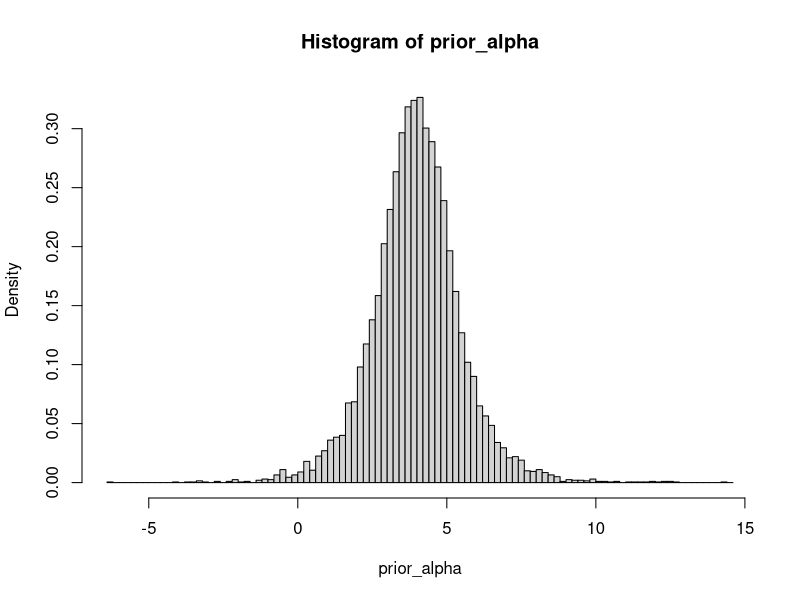
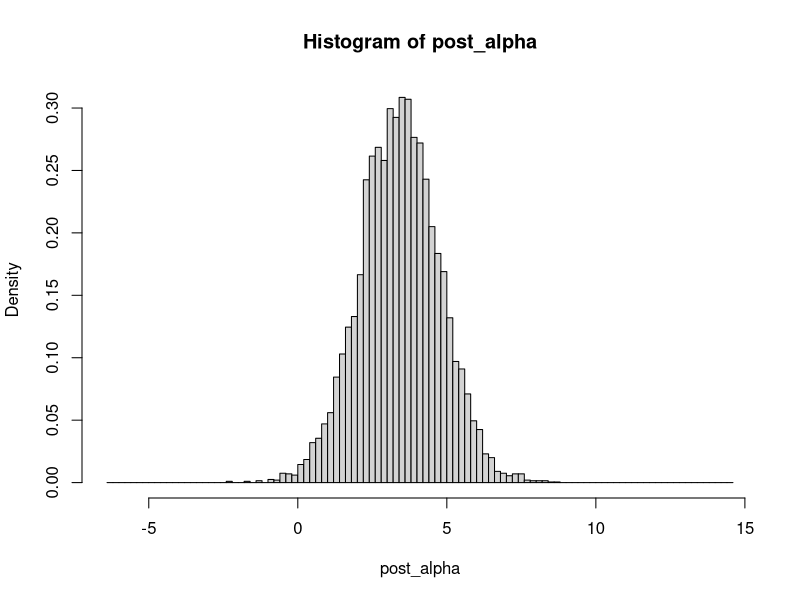

The R source for these figures, in order: (Note: this script raises an error after producing the figures.)
# QUALITATIVE factors edition
#############################################################
# Part 0: Data Input and Sufficient Statistics Computations #
#############################################################

# libraries
library(MASS) # for mvnorm
library(plyr) # for rounding

# setting the seed so that computations can be repeated provided all relevant Parts are run consecutively
set.seed(1)

########################################################################################
#A Here is the code to generate some test data. Inputting data: TBA.                   #

l = c(2, 3) # input the number of levels per factor
m = length(l) # the number of factors.

k = prod(l) # letting this denote the possible number of combinations between the crossed factors 
n_vector = c(5, 5, 5, 5, 5, 5) # the size of n should be equal to k (if factors are crossed) 
n = sum(n_vector)
# If not, there's a problem.

# Generating Y (for testing purposes)

mu = c(2, 4, 6, 8, 10, 12)
Y = numeric(n)
for(i in 1:k){
  if(i == 1){
    Y[1:n[i]] = rnorm(n_vector[i], mean = mu[i], sd = 2)
  } else {
    Y[(cumsum(n_vector)[i-1]+1):cumsum(n_vector)[i]] = rnorm(n_vector[i], mean = mu[i], sd = 2)
  }
}

################################################################################
# Here is the code for computing X given the information above                 #
################################################################################

qual_generate_X = function(n_vector){
  #' Given the sample size per each combination, generates the X matrix.
  #' @param n a vector, which is the sample size per combination.
  #' @examples
  #' > qual_generate_X(c(1, 2, 1, 4))
  #'      [,1] [,2] [,3] [,4]
  #' [1,]    1    0    0    0
  #' [2,]    0    1    0    0
  #' [3,]    0    1    0    0
  #' [4,]    0    0    1    0
  #' [5,]    0    0    0    1
  #' [6,]    0    0    0    1
  #' [7,]    0    0    0    1
  #' [8,]    0    0    0    1
  X = matrix(0, nrow = length(n_vector), ncol = sum(n_vector))
  
  for(i in 1:length(n_vector)) {
    if(i == 1) {
      X[i, 1:n_vector[i]] = 1
    } else {
      start_idx = cumsum(n_vector)[i-1] + 1
      end_idx = cumsum(n_vector)[i]
      X[i, start_idx:end_idx] = 1
    }
  }
  return(t(X))
}

X = qual_generate_X(n_vector)

################################################################################
# Here is the code to compute the minimal sufficient statistics                #
################################################################################

qual_Y_metrics = function(X, Y){
  #' Given the values of the Y vector and the X matrix, computes the minimal
  #' sufficient statistics (b, s^2, and C).
  #' @param X a matrix.
  #' @param Y a vector containing the data.
  #' @param m represents the number of factors.
  #' @param l a vector that contains the number of levels per factor.
  b = solve(t(X) %*% X) %*% t(X) %*% Y
  s_2 = t(Y - X %*% b) %*% (Y - X %*% b)
  C = 1
  for(i in 1:m){
    Ci = cbind(rep(1, l[i]), contr.helmert(l[i])) # dropped the normalization
    C = C %x% Ci # kronecker product
  }
  newlist = list("b" = b, "s_2" = s_2, "C" = C)
  return(newlist)
}

results = qual_Y_metrics(X, Y)

b = results$b
s_2 = results$s_2
C = results$C

#####################################
# Part 1: Elicitation of the Prior  #
#####################################

# Here is the code to input for the elicitation manually #

p=1 # this is set
gamma = 0.99
s1 = c(1)
s2 = c(7)
lower_bd = c(0)
upper_bd = c(50)

m1 = c(0, 2, 4, 6, 8, 10)
m2 = c(4, 6, 8, 10, 12, 14)

elicit_prior_sigma_function = function(p, gamma, s1, s2, upper_bd, lower_bd){
  #' 1/sigma^2 ~ gamma(alpha01, alpha02). Here, we elicit the prior for sigma.
  #' We specify s1, s2 such that s1 <= sigma * z_{(1+gamma)/2} <= s2
  #' Then the values alpha01, alpha02 are solved for:
  #' Gamma(alpha01, 1, alpha02 * z^{2}_{(1+p)/2}/s^{2}_{1}) = (1+gamma)/2
  #' Gamma(alpha01, 1, alpha02 * z^{2}_{(1+p)/2}/s^{2}_{2}) = (1-gamma)/2
  #' Using the bisection method.
  #' @param p represents the number of dimensions.
  #' @param gamma represents the virtual certainty.
  sigmabounds_of_interest = list(s1, s2, upper_bd, lower_bd)
  for(i in sigmabounds_of_interest){
    if(length(i) != p){return("Error: there is a vector that doesn't have length p.")}
  }
  
  gam = (1+gamma)/2
  z0 = qnorm(gam,0,1)
  upbdinvsigma2 = (z0/s1)**2 
  lwbdinvsigma2 = (z0/s2)**2 
  
  alpha01 = numeric(p) 
  alpha02 = numeric(p)
  
  for(j in 1:p){
    # iterate until prob content of s1<= sigma*z0 <= s2 is within eps of p 
    eps = .0001
    maxits = 100
    alphalow = lower_bd[j]
    alphaup = upper_bd[j]
    for (i in 1:maxits){
      alpha = (alphalow + alphaup)/2
      beta = qgamma(gam, alpha, 1)/upbdinvsigma2[j]
      test = pgamma(beta*lwbdinvsigma2[j], alpha, 1)
      if (abs(test-(1-gam)) <= eps) { break }
      if (test < 1 - gam) { alphaup = alpha} 
      else if (test > 1 - gam) { alphalow = alpha }
    }
    alpha01[j] = alpha
    alpha02[j] = beta
  }
  
  newlist = list("lwbdinvsigma2" = lwbdinvsigma2, "upbdinvsigma2" = upbdinvsigma2, 
                 "alpha01" = alpha01, "alpha02" = alpha02, 
                 "z0" = z0, "s1" = s1, "s2" = s2)
  return(newlist)
}

elicit_prior_beta0_function = function(p, gamma, m1, m2, alpha01, alpha02){
  #' We elicit the prior for beta0 and lambda0.
  #' @param p represents the number of dimensions.
  #' @param gamma represents the virtual certainty.
  #' @param m1 represents the lower bound for beta0.
  #' @param m2 represents the upper bound for beta0.
  #' @param alpha01 a vector generated from sigma, along with alpha02.
  
  beta0 = (m1 + m2)/2 
  gam = (1+gamma)/2
  lambda0 = (m2 - m1)/(2 * sqrt(alpha02/alpha01) * qt(gam, df = 2 * alpha01))
  
  newlist = list("beta0" = beta0, "lambda0" = lambda0, "m1" = m1, "m2" = m2)
  return(newlist)
}

prior_sigma_vals = elicit_prior_sigma_function(p, gamma, s1, s2, upper_bd, lower_bd)

prior_sigma_vals

alpha01 = prior_sigma_vals$alpha01
alpha02 = prior_sigma_vals$alpha02

z0 = prior_sigma_vals$z0 # this is the (1+gamma)/2 quantile of the standard normal dist.

lwbdinvsigma2 = prior_sigma_vals$lwbdinvsigma2 # This is (z0/s2)^2
upbdinvsigma2 = prior_sigma_vals$upbdinvsigma2 # This is (z0/s1)^2

prior_beta0_vals = elicit_prior_beta0_function(p, gamma, m1, m2, alpha01, alpha02)

lambda0 = prior_beta0_vals$lambda0
beta0 = prior_beta0_vals$beta0

###################################
# Part 2: Sampling from the prior #
###################################

# Nprior = size of sample from the prior

Nprior = 10000

qual_sample_prior = function(Nprior, k, alpha01, alpha02, beta0, lambda0){
  #' This generates a sample of Nprior from the prior on N(mu, Sigma).
  #' @param Nprior represents the Monte Carlo sample size.
  #' @param k represents the number of possible combinations between the factors.
  #' The values of alpha01, alpha02, beta0, and lambda0 are from the prior elicitation.
  prior_sigma_2_vector = rep(0, Nprior)
  prior_beta_matrix = matrix(NA, nrow = Nprior, ncol = k)
  for(i in 1:Nprior){
    prior_sigma_2_vector[i] = 1/(rgamma(1, alpha01, alpha02))
    prior_Sigma = diag(lambda0 * prior_sigma_2_vector[i])
    prior_beta_matrix[i,] = mvrnorm(mu = beta0, Sigma = prior_Sigma)
  }
  newlist = list("prior_sigma_2_vector" = prior_sigma_2_vector,
                 "prior_beta_matrix" = prior_beta_matrix)
  return(newlist)
}

sample_prior_vals = qual_sample_prior(Nprior = Nprior, k = k, alpha01 = alpha01, 
                                      alpha02 = alpha02, beta0 = beta0, lambda0 = lambda0)

prior_sigma_2_vector = sample_prior_vals$prior_sigma_2_vector
prior_beta_matrix = sample_prior_vals$prior_beta_matrix


#######################################
# Part 3: Sampling from the posterior #
#######################################

# Npost = size of sample from the posterior

Npost = 10000 # change this later

qual_sample_post = function(Npost, X, k, n, alpha01, alpha02, lambda0, beta0, b, s_2){
  #' This generates a sample of Npost from the posterior on N(mu, Sigma).
  #' @param Npost represents the Monte Carlo sample size.
  #' @param k represents the number of possible combinations between the factors.
  #' @param n represents the total sample size.
  #' The values of alpha01, alpha02, and beta0 are from the prior elicitation.
  #' The values of b and s_2 are computed from the minimal sufficient statistic.
  Lambda0 = diag(lambda0)
  inv_L0 = diag(1/lambda0)
  
  side_eqn = solve(Lambda0 + solve(t(X) %*% X))
  alpha02_y = alpha02 + s_2/2 + (t(b - beta0) %*% side_eqn %*% (b - beta0))/2
  
  Sigma_y = solve(t(X) %*% X + solve(Lambda0))
  beta_y = solve(t(X) %*% X + inv_L0) %*% (t(X) %*% X %*% b + inv_L0 %*% beta0)
  
  post_sigma_2_vector = rep(0, Npost)
  post_beta_matrix = matrix(NA, nrow = Npost, ncol = k)
  
  for(i in 1:Npost){
    post_sigma_2 = 1/rgamma(1, n/2 + alpha01, alpha02_y)
    post_sigma_2_vector[i] = post_sigma_2
    post_beta_matrix[i,] = mvrnorm(mu = beta_y, Sigma = post_sigma_2 * Sigma_y)
  }
  newlist = list("post_sigma_2_vector" = post_sigma_2_vector,
                 "post_beta_matrix" = post_beta_matrix)
  return(newlist)
}

sample_post_vals = qual_sample_post(Npost = Npost, X = X, k = k, n = n, alpha01 = alpha01, 
                                    alpha02 = alpha02, lambda0 = lambda0, 
                                    beta0 = beta0, b = b, s_2 = s_2)

post_sigma_2_vector = sample_post_vals$post_sigma_2_vector
post_beta_matrix = sample_post_vals$post_beta_matrix

#######################################
# Part 4: Relative Belief Ratio       #
#######################################

# SINCE l = c(2, 3) we have the following order:
# a11, a12, a21, a22, a31, a32

# Here, if the contrast is going to be from the C matrix generated from the minimal sufficient
# statistics. 

col_num = 2
contrast = C[,col_num] 

# Here is where you can manually write the contrasts - ensure it is the same size as k.
#contrast = c(1, 0, 0, 0, 0, 0)

prior_alpha = (t(contrast) %*% t(prior_beta_matrix))
post_alpha = (t(contrast) %*% t(post_beta_matrix))

smoother_function = function(alpha_density, counts, smoother){
  #' A helper function that makes a smoothed plot of the density of alpha.
  #' @param alpha_density a vector containing the density of the histogram alpha values.
  #' @param counts the counts associated with the histogram.
  #' @param smoother an odd number of points to average prior density values.
  #' 
  alpha_dens_smoothed = alpha_density
  numcells = length(counts)
  halfm = (smoother-1)/2
  for(i in (1+halfm):(numcells-halfm)){
    sum = 0
    for (j in (-halfm):halfm){
      sum = sum + alpha_density[i+j]
    }
    alpha_dens_smoothed[i]=sum/smoother 
  }
  return(alpha_dens_smoothed)
}

alpha_plot_vals = function(Nmontecarlo, delta = 0.5, smoother = c(7, 7),
                           prior_alpha, post_alpha){
  #' Obtains the smoothed plot of the density of alpha for both the prior and the posterior.
  #' @param Nprior represents the Monte Carlo sample size used for the prior.
  #' @param smoother a vector containing an odd number of points to average prior density values.
  #' The first value is associated for the prior and the second is for the posterior.
  #' @param prior_alpha the vector containing the prior alpha values.
  #' @param post_alpha the vector containing the posterior alpha values.
  
  lower_bd = round_any(min(prior_alpha, post_alpha), accuracy = 0.1, f = floor)
  upper_bd = round_any(max(prior_alpha, post_alpha), accuracy = 0.1, f = ceiling)
  
  breaks = seq(lower_bd, upper_bd, by = delta)
  if(breaks[length(breaks)] <= upper_bd){
    breaks = c(breaks, breaks[length(breaks)] + delta)
  }
  
  prior_alpha_hist = hist(prior_alpha, breaks, freq = F)
  alpha_mids = prior_alpha_hist$mids
  post_alpha_hist = hist(post_alpha, breaks, freq = F)
  
  prior_alpha_dens_smoothed = smoother_function(prior_alpha_hist$density, 
                                                prior_alpha_hist$counts, 
                                                smoother[1])
  post_alpha_dens_smoothed = smoother_function(post_alpha_hist$density , 
                                               post_alpha_hist$counts, 
                                               smoother[2])
  
  newlist = list("alpha_mids" = alpha_mids, "prior_alpha_dens" = prior_alpha_hist$density,
                 "prior_alpha_dens_smoothed" = prior_alpha_dens_smoothed,
                 "post_alpha_dens" = post_alpha_hist$density,
                 "post_alpha_dens_smoothed" = post_alpha_dens_smoothed,
                 "breaks" = breaks)
  return(newlist)
}

alpha_hist_vals = alpha_plot_vals(Nmontecarlo = Nprior, delta = 0.2, smoother = c(1, 1),
                       prior_alpha = prior_alpha, post_alpha = post_alpha)

prior_alpha_dens_smoothed = alpha_hist_vals$prior_alpha_dens_smoothed
hist_breaks = alpha_hist_vals$breaks
post_alpha_dens_smoothed = alpha_hist_vals$post_alpha_dens_smoothed

rbr_alpha = function(prior_alpha_dens_smoothed, post_alpha_dens_smoothed, breaks){
  #' Obtain the relative belief ratio of psi based off of the prior and posterior values.
  #' @param prior_alpha_dens_smoothed represents the prior alpha values.
  #' @param post_alpha_dens_smoothed represents the posterior alpha values.
  #' @param breaks represents the breaks of the histogram.
  
  # Only need to focus on the max value due to endpoints
  numcells = length(breaks)-1
  RB_alpha = rep(0, numcells)
  for (i in 1:numcells){
    if (prior_alpha_dens_smoothed[i] != 0){
      RB_alpha[i] = post_alpha_dens_smoothed[i]/prior_alpha_dens_smoothed[i]}
  }
  # getting the midpoints for rbr
  comp_delta = diff(breaks)[1]
  half_delta = comp_delta/2
  RB_mids = seq(from = breaks[1] + half_delta, 
                to = breaks[length(breaks)] - half_delta, 
                by = comp_delta)
  
  newlist = list("RB_mids" = RB_mids, "RB_alpha" = RB_alpha)
  return(newlist)
}

rbr_alpha_vals = rbr_alpha(prior_alpha_dens_smoothed, post_alpha_dens_smoothed, 
                           breaks = hist_breaks)

# Estimations for Psi ##########################################

# May need to change the name of the function arguments, but these are the same
# functions as they were for the other case.
plausible_region_est = function(prior_psi_mids, RB_psi, post_psi_dens_smoothed,
                                delta_psi){
  # estimating plausible region
  plaus_region = ifelse(RB_psi > 1, prior_psi_mids, 0)
  
  # getting the interval instead
  nonzero_values = plaus_region[plaus_region != 0]
  plaus_interval = c(nonzero_values[1], nonzero_values[length(nonzero_values)])
  
  # getting the posterior content of the plausible region
  plaus_content = 0
  for(i in 1:length(prior_psi_mids)){
    if(RB_psi[i] > 1){
      plaus_content = plaus_content + post_psi_dens_smoothed[i]
    }
  }
  plaus_content = plaus_content * delta_psi
  
  newlist = list("plaus_region" = plaus_region,
                 "plaus_interval" = plaus_interval,
                 "plaus_content" = plaus_content)
  return(newlist)
}

RBest = rbr_alpha_vals$RB_mids[which.max(rbr_alpha_vals$RB_alpha)]
cat("RB estimate of psi = ", RBest,"\n")

plausible_region_est(prior_psi_mids = rbr_alpha_vals$RB_mids, 
                     RB_psi = rbr_alpha_vals$RB_alpha, 
                     post_psi_dens_smoothed = post_alpha_dens_smoothed, 
                     delta_psi = 0.5)

psi_hypothesis_test = function(psi_0 = -2, prior_psi_mids, RB_psi, post_psi_dens_smoothed,
                               delta_psi){
  
  psi_0_index = which.min(abs(prior_psi_mids - psi_0))
  
  # evidence for or against psi0
  if(RB_psi[psi_0_index] > 1){
    psi_message = paste("RB of psi_0 = ",RB_psi[psi_0_index]," so there is evidence in favor of H_0 : psi = ",
                        psi_0, sep ="")
  }
  else if(RB_psi[psi_0_index] < 1){
    psi_message = paste("RB of psi_0 = ", RB_psi[psi_0_index]," so there is evidence against H_0 : psi = ",
                        psi_0, sep = "")
  }
  else if(RB_psi[psi_0_index] == 1){
    psi_message = paste("RB of psi_0 = ", RB_psi[psi_0_index],
                        " so there is no evidence either in favor of or against H_0 : psi = ",
                        psi_0, sep = "")
  }
  
  # compute the evidence concerning strength H_0 : psi = psi_0
  indices = which(RB_psi <= RB_psi[psi_0_index])
  # Compute the strength
  strength_psi_0 = sum(post_psi_dens_smoothed[indices]) * delta_psi
  strength_msg = paste("Strength of the evidence concerning H_0 : psi = psi_0 is given by ", strength_psi_0, sep = "")
  
  newlist = list("psi_message" = psi_message, "indices" = indices, "strength_message" = strength_msg)
  
  return(newlist)
}

psi_hypothesis_test(psi_0 = 0, 
                    prior_psi_mids = rbr_alpha_vals$RB_mids, 
                    RB_psi = rbr_alpha_vals$RB_alpha, 
                    post_psi_dens_smoothed = post_alpha_dens_smoothed,
                    delta_psi = 0.5)






# remove the custom plots below.


psi_cust_plot = function(grid, density, colour_choice = "red",
                         lty_type = 2, transparency = 0.4, plot_title = "Prior",
                         plot_object = "$\\psi$", xlim_min = -10, xlim_max = 10){
  # TODO: implement col_num (column number) later.
  #' Creates a density plot, used for the prior, posterior, and relative belief ratio for psi.
  #' @param grid vector containing the x-axis values which corresponds to the density.
  #' @param density vector containing the density values.
  #' @param colour_choice the colour used for the line.
  #' @param lty_type the line type used for the plot (same values as base R plotting).
  #' @param transparency transparency percentage for the area of the density plot. 
  #'                     Set to 0 if you don't want the area highlighted.
  #' @param xlim_min smaller x-axis cutoff of the plot.
  #' @param xlim_max larger x-axis cutoff of the plot.
  
  if(xlim_min > min(grid) & xlim_max < max(grid)){
    xlim_interval = c(xlim_min, xlim_max)
  } else {xlim_interval = c(min(grid), max(grid))}
  
  col_rgb = col2rgb(colour_choice)
  area_col = rgb(col_rgb[1]/255, col_rgb[2]/255, col_rgb[3]/255, 
                 alpha = transparency)
  plot(grid, density, type = "l", lty = lty_type, 
       xlab = TeX("$\\psi$"), ylab = "Density", col = colour_choice, 
       main= TeX(paste("The", plot_title, "of", plot_object)),
       xlim = xlim_interval)
  polygon(grid, density, col = area_col, border = NA)
}

psi_priorpost_plot = function(grid, prior_density, post_density, plot_object = "$\\psi$",
                              colour_choice = c("red", "blue"), lty_type = c(2, 2),
                              transparency = 0.4, xlim_min = -10, xlim_max = 10){
  # TODO: implement col_num (column number) later.
  #' Creates a density plot, used for the prior, posterior, and relative belief ratio for psi.
  #' @param grid vector containing the x-axis values which corresponds to the density.
  #' @param prior_density vector containing prior density values.
  #' @param post_density vector containing the posterior density values.
  #' @param colour_choice vector containing colour for the density plot line.
  #'        The first value is for the prior, and the second is for the posterior.
  #' @param lty_type vector containing line type (same values as base R plotting).
  #'        The first value is for the prior, and the second is for the posterior.
  #' @param transparency transparency percentage for the area of the density plot. 
  #'                     Set to 0 if you don't want the area highlighted.
  #' @param xlim_min smaller x-axis cutoff of the plot.
  #' @param xlim_max larger x-axis cutoff of the plot.
  
  if(xlim_min > min(grid) & xlim_max < max(grid)){
    xlim_interval = c(xlim_min, xlim_max)
  } else {xlim_interval = c(min(grid), max(grid))}
  
  prior_col_rgb = col2rgb(colour_choice[1])
  post_col_rgb = col2rgb(colour_choice[2])
  
  prior_area_col = rgb(prior_col_rgb[1]/255, prior_col_rgb[2]/255, prior_col_rgb[3]/255, 
                       alpha = transparency)
  post_area_col = rgb(post_col_rgb[1]/255, post_col_rgb[2]/255, post_col_rgb[3]/255, 
                      alpha = transparency)
  
  max_val = plyr::round_any(max(c(prior_density, post_density)), 
                            accuracy = 0.05, f = ceiling)
  ylim_vals = c(0, max_val)
  
  plot(grid, prior_density, type = "l", lty = lty_type[1], col = colour_choice[1], 
       xlab = TeX(plot_object), ylab = "Density", 
       main = TeX(paste("The Prior and Posterior Density of", plot_object)), 
       ylim = ylim_vals, xlim = xlim_interval)
  
  lines(grid, post_density, lty = lty_type[2], col = colour_choice[2])
  
  polygon(grid, prior_density, col = prior_area_col, border = NA)
  polygon(grid, post_density, col = post_area_col, border = NA)
  
  legend("topleft", legend=c("Prior", "Posterior"),
         col = colour_choice, lty = lty_type, cex=0.8)
}


psi_priorpost_plot(grid = rbr_alpha_vals$RB_mids, 
                   prior_density = rbr_alpha_vals$prior_alpha_dens_smoothed, 
                   post_density = rbr_alpha_vals$post_alpha_dens_smoothed, 
                   plot_object = "$\\alpha_{0}$",
                   colour_choice = c("red", "blue"), lty_type = c(2, 2),
                   transparency = 0.4, xlim_min = 30, xlim_max = 60)

psi_cust_plot(grid = rbr_alpha_vals$RB_mids, 
              density = rbr_alpha_vals$prior_alpha_dens_smoothed, 
              colour_choice = "red", lty_type = 2, transparency = 0.4, 
              plot_title = "Prior", plot_object = "$\\alpha_{0}$",
              xlim_min = 30, xlim_max = 60)

psi_cust_plot(grid = rbr_alpha_vals$RB_mids, 
              density = rbr_alpha_vals$post_alpha_dens_smoothed, 
              colour_choice = "blue", lty_type = 2, transparency = 0.4, 
              plot_title = "Posterior",
              xlim_min = 30, xlim_max = 60)

psi_cust_plot(grid = rbr_alpha_vals$RB_mids, 
              density = rbr_alpha_vals$RB_alpha, 
              colour_choice = "green", lty_type = 2, transparency = 0.4, 
              plot_title = "Relative Belief Ratio",
              xlim_min = 30, xlim_max = 60)





